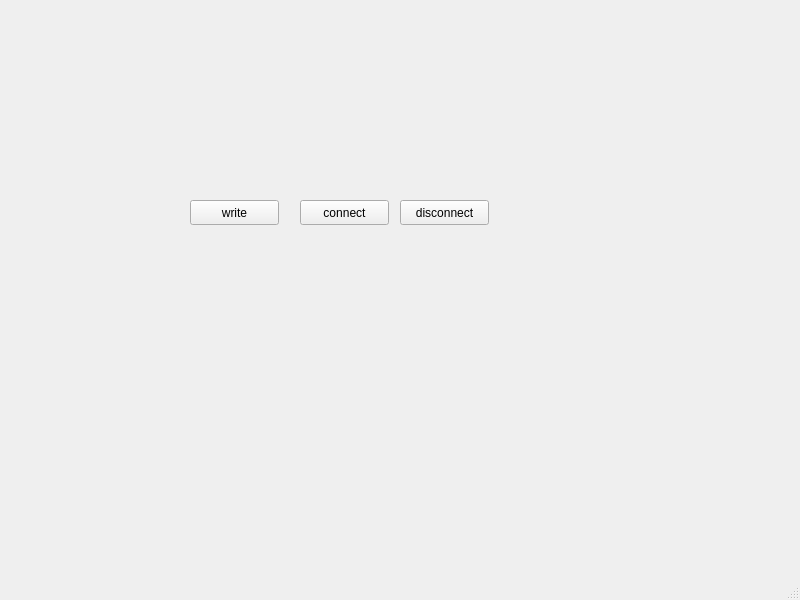
<?xml version="1.0" encoding="UTF-8"?>
<ui version="4.0">
 <class>MainWindow</class>
 <widget class="QMainWindow" name="MainWindow">
  <property name="geometry">
   <rect>
    <x>0</x>
    <y>0</y>
    <width>800</width>
    <height>600</height>
   </rect>
  </property>
  <property name="windowTitle">
   <string>MainWindow</string>
  </property>
  <widget class="QWidget" name="centralwidget">
   <widget class="QPushButton" name="btnConnect">
    <property name="geometry">
     <rect>
      <x>300</x>
      <y>200</y>
      <width>89</width>
      <height>25</height>
     </rect>
    </property>
    <property name="text">
     <string>connect</string>
    </property>
   </widget>
   <widget class="QPushButton" name="btnDisConnect">
    <property name="geometry">
     <rect>
      <x>400</x>
      <y>200</y>
      <width>89</width>
      <height>25</height>
     </rect>
    </property>
    <property name="text">
     <string>disconnect</string>
    </property>
   </widget>
   <widget class="QPushButton" name="write">
    <property name="geometry">
     <rect>
      <x>190</x>
      <y>200</y>
      <width>89</width>
      <height>25</height>
     </rect>
    </property>
    <property name="text">
     <string>write</string>
    </property>
   </widget>
  </widget>
  <widget class="QMenuBar" name="menubar">
   <property name="geometry">
    <rect>
     <x>0</x>
     <y>0</y>
     <width>800</width>
     <height>22</height>
    </rect>
   </property>
  </widget>
  <widget class="QStatusBar" name="statusbar"/>
 </widget>
 <resources/>
 <connections/>
</ui>
